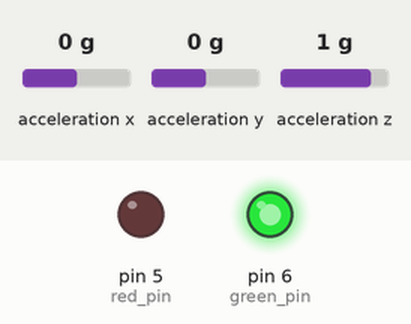
Recording of a sketch running on a simulated Arduino Uno, built with avr-gcc and run on an emulated ATmega328P. Shown: output pins drawn as LEDs (lit = HIGH). Wiring (inferred from the names in the program): MPU-6050 motion sensor at I2C address 0x68. Inputs (shaded band) come from the test bench; at power-on: acceleration x 0 g, acceleration y 0 g, acceleration z 1 g. No radio packets arrive unless stated; what the sketch prints to the serial monitor is not drawn.

Above: at 1.2 s.
1.3 s: acceleration x set to 0.8 g
At 2.5 s:
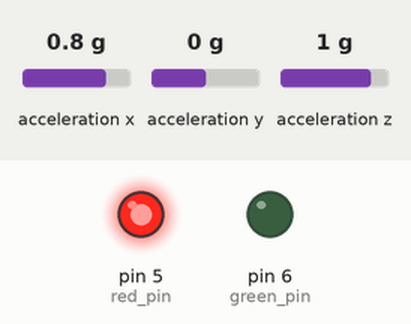
4.3 s: acceleration x set to -1.4 g
Timing chart, 0 to 7.3 s (numbered marks = the images above; inputs shaded):
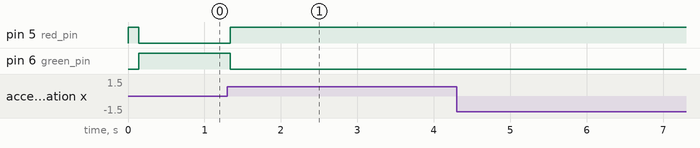

Measured:
- after the input at 1.3 s, pin 5 (red_pin): LOW → HIGH at once; pin 6 (green_pin): HIGH → LOW at once

The sketch:

transmitter.ino
```cpp
/*
* Arduino Wireless Communication Reciever Accelerometer Data
* Library: TMRh20/RF24, https://github.com/tmrh20/RF24/
*/
#include <SPI.h>
#include <nRF24L01.h>
#include <RF24.h>
#include <Wire.h>


const byte ADDRESS[6] = "94523";      //Any address that has to match with the reciever
const int CHANNEL = 95;
const long BAUD = 115200;

const int MPU_ADDR = 0x68;            // I2C address of the MPU-6050

const int red_pin = 5; // Defines which pin corresponds to red
const int green_pin = 6; //Defines which pin corresponds to green

int redVal=0;
int greenVal=0;
bool turnLightGreen = false;

double x_in = 0;
double y_in = 0;

int acc_index = 0;

double x_acc[37];
double y_acc[37];

double xvi = 0.0;
double yvi = 0.0;

double calc_x = 0.0;
double calc_y = 0.0;

RF24 radio(7,8); // Corresponds to the pins that connect to the wifi chip

long elapsedTime;

double AcX, AcY, AcZ;

// This is our calibration from lab 5
double Xoffset = -160;
double Yoffset = -340;

// DO NOT TOUCH THIS SECTION
double Xscale=16384.0;
double Yscale=16384.0;

const double g = 980; //acceleration due to gravity measured in cm/s^2


double simpsonsRule(double y[],double dt);


void setup()
{
  Serial.begin(BAUD);
  radio.begin();
  radio.setChannel(CHANNEL);
  radio.openWritingPipe(ADDRESS);
  radio.setPALevel(RF24_PA_MAX);
  radio.setDataRate(RF24_2MBPS);

  radio.stopListening();

  Wire.begin();
  Wire.beginTransmission(MPU_ADDR);
  Wire.write(0x6B);  // PWR_MGMT_1 register
  Wire.write(0);     // set to zero (wakes up the accelerometer)
  Wire.endTransmission(true);

  //Specifies that the LEDs are output
  pinMode(red_pin,OUTPUT);
  pinMode(green_pin,OUTPUT);
}


void loop()
{
  // Basic code for the RGB
  if (turnLightGreen)
  {
    digitalWrite(red_pin, LOW);
    digitalWrite(green_pin, HIGH);
  }
  else
  {
    digitalWrite(green_pin, LOW);
    digitalWrite(red_pin, HIGH);
  }

  //Transmitter Code
  Wire.beginTransmission(MPU_ADDR);
  Wire.write(0x3B);  // starting with register 0x3B (ACCEL_XOUT_H)
  Wire.endTransmission(false);
  Wire.requestFrom(MPU_ADDR,8,true);  // request a total of 14 registers
  AcX=double((Wire.read() << 8 | Wire.read()) - Xoffset) * g / Xscale;  // 0x3B (ACCEL_XOUT_H) & 0x3C (ACCEL_XOUT_L)
  AcY=double((Wire.read() << 8 | Wire.read()) - Yoffset) * g / Yscale;  // 0x3D (ACCEL_YOUT_H) & 0x3E (ACCEL_YOUT_L)

  elapsedTime = millis();

  if(abs(AcX) < 25)
  {
    AcX = 0;
  }
  if(abs(AcY) < 25)
  {
    AcY = 0;
  }

  double dataArray[2] = {calc_x,calc_y};

  Serial.print(dataArray[0]);
  Serial.print(" , ");
  Serial.println(dataArray[1]);

  radio.write(&dataArray, sizeof(dataArray));

  x_acc[acc_index] = AcX;
  y_acc[acc_index] = AcY;

  if(acc_index == 36)
  {
    double x_vel[7];
    double y_vel[7];

    x_vel[0] = xvi;
    y_vel[0] = yvi;

    //Calculate the velocties based on the accelerations
    for(int a = 0; a < 6; a++)
    {
      double x_acc_small[7];
      double y_acc_small[7];

      for(int b = 0; b < 7; b++)
      {
        x_acc_small[b] = x_acc[6 * a + b];
        y_acc_small[b] = y_acc[6 * a + b];
      }

      x_vel[a + 1] = simpsonsRule(x_acc_small , .001) + xvi;
      y_vel[a + 1] = simpsonsRule(y_acc_small , .001) + yvi;

      //Change the initial velocities
      xvi = x_vel[a + 1];
      yvi = y_vel[a + 1];
    }

    //Calc the position for these values
    calc_x = simpsonsRule(x_vel,.006) + calc_x;
    calc_y = simpsonsRule(y_vel,.006) + calc_y;


    //Decide which color the light should be
    if (!turnLightGreen && abs(calc_x - x_in) < 1 && abs(calc_y - y_in) < 1 ){
      turnLightGreen = true;
    }

    else if (turnLightGreen &&  calc_x != x_in || calc_y != y_in){
      turnLightGreen = false;
    }

    acc_index = 0;
  }
  else
  {
    acc_index++;
  }
}


double simpsonsRule(double y[7], double dt)
{
  //Integration Approximation
  return (dt*30.5 / 3 * (y[0] + 4*y[1] + 2*y[2] + 4*y[3] + 2*y[4] + 4*y[5] + y[6]));
}
```
